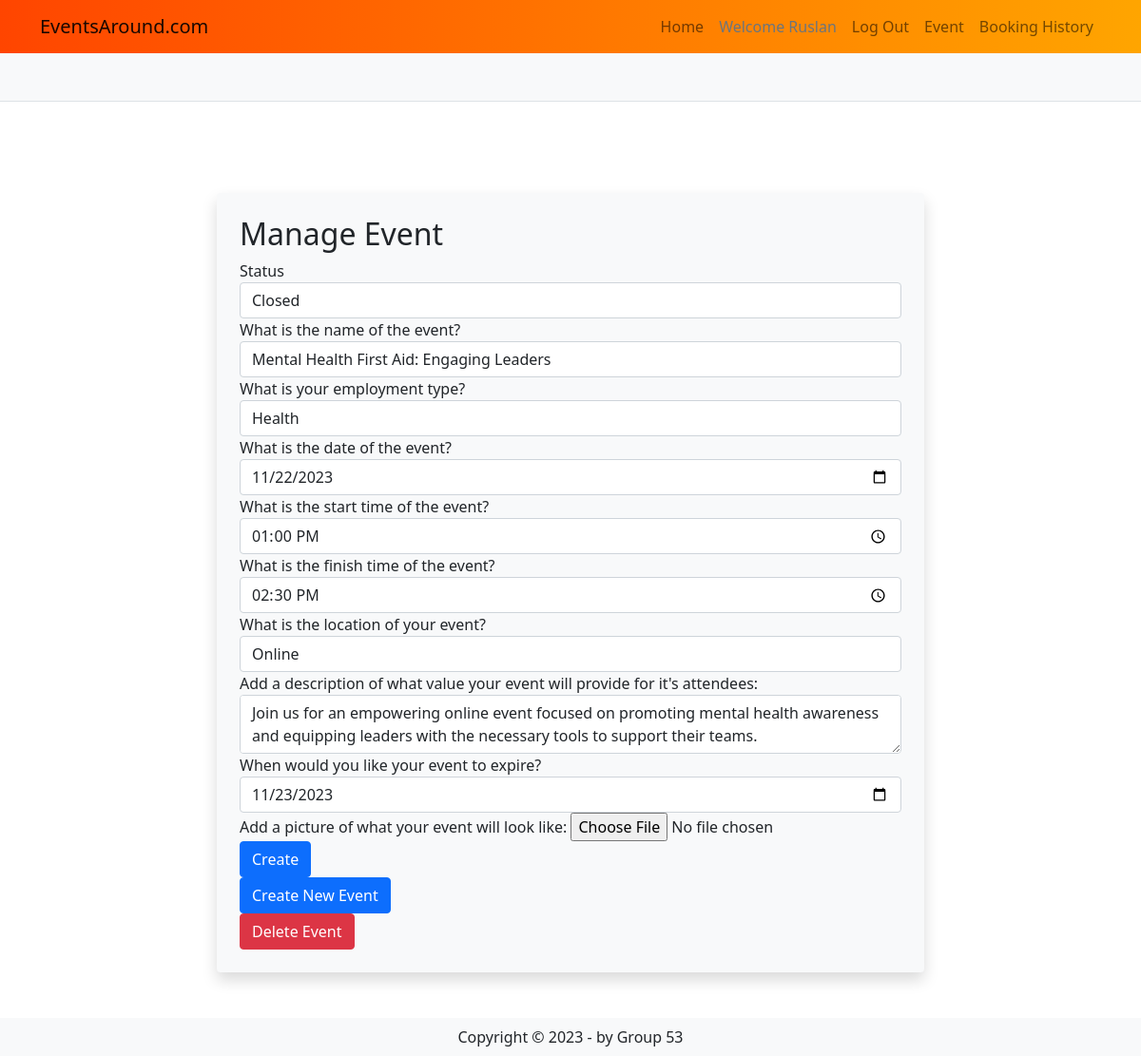
/events/5/manage (signed in), run on an earlier commit of the app's database.
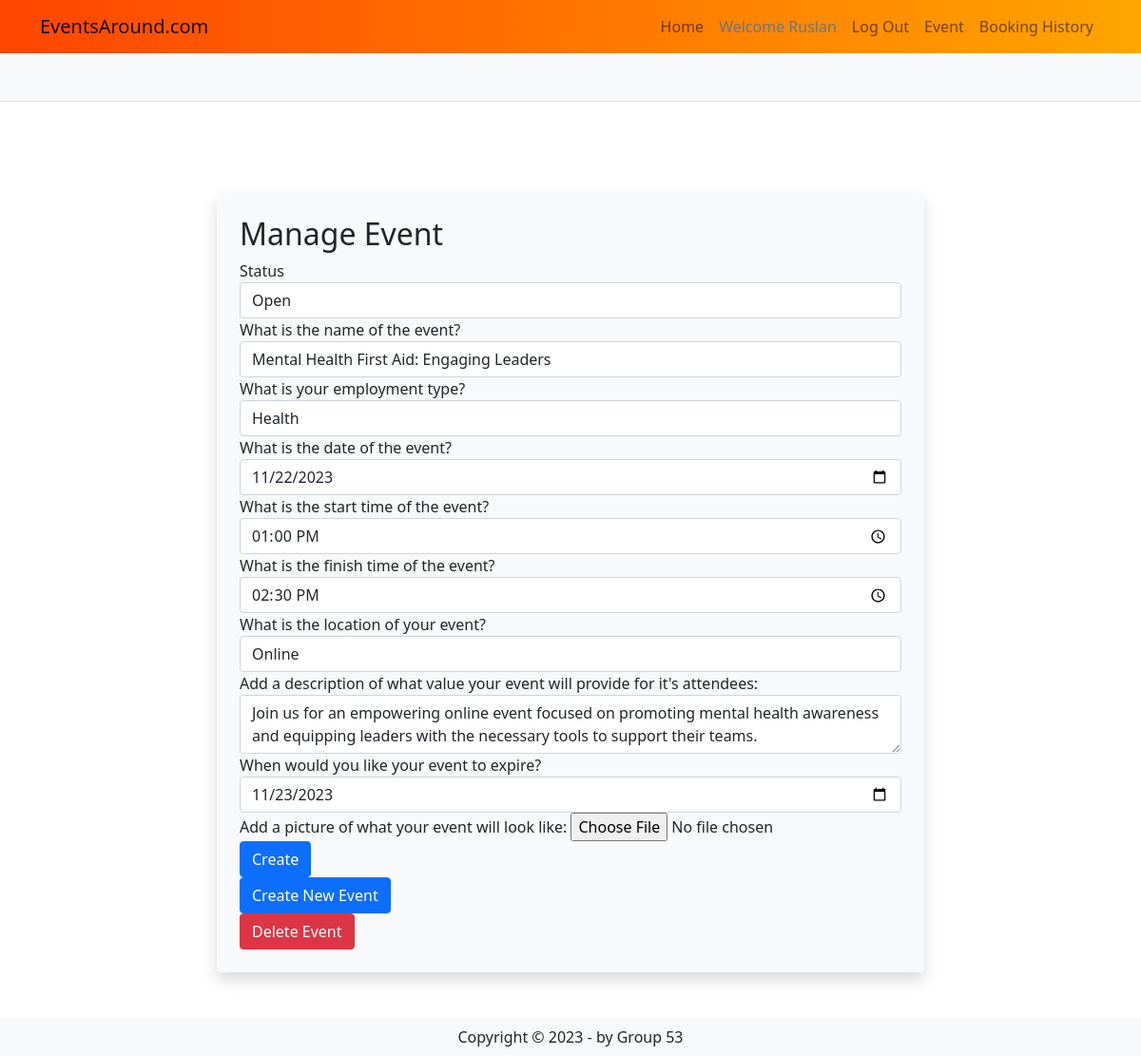
And on a later commit of the database.
### EventsAround/models.py (models this page shows, shortened)
class Event(db.Model):
    __tablename__ = 'events'
    id = db.Column(db.Integer, primary_key=True)
    owner_id = db.Column(db.Integer, db.ForeignKey('users.id'))
    name = db.Column(db.String(80))
    type = db.Column(db.String(20))
    status = db.Column(db.String, default = "Open")
    event_date = db.Column(db.String)
    start_time = db.Column(db.Time)
    end_time = db.Column(db.Time)
    location = db.Column(db.String(80))
    description = db.Column(db.String(200))
    image = db.Column(db.String(400))
    expire_date = db.Column(db.String)
    last_updated = db.Column(db.DateTime, default=datetime.now(), onupdate=datetime.now())
    comments = db.relationship('Comment', backref='event')
    orders = db.relationship('Order', backref='event', foreign_keys='Order.event_id')

### EventsAround/events.py (the view, shortened to what this page needs)
@bp.route('/<int:event_id>/manage', methods=['GET', 'POST'])
@login_required
def manage(event_id):
    event = Event.query.get_or_404(event_id)
    form = EventForm()
    if current_user.id != event.owner_id:
        flash('You do not have permission to manage this event.', 'danger')
        return redirect(url_for('main.index'))
    if request.method == 'GET':
        populate_form_with_event_data(form, event)
    return render_template('events/manage.html', form=form, event=event)

### EventsAround/__init__.py (called while the page is built)
def create_app():
    app=Flask(__name__)  # this is the name of the module/package that is calling this app
    app.debug=True
    app.secret_key='somesecretgoeshere'
    app.config['SQLALCHEMY_DATABASE_URI']='sqlite:///mydbname.sqlite'
    db.init_app(app)
    bootstrap = Bootstrap5(app)
    login_manager = LoginManager()
    login_manager.login_view='auth.login'
    login_manager.init_app(app)
    from .models import User  # importing here to avoid circular references
    @login_manager.user_loader
    def load_user(user_id):
       return User.query.get(int(user_id))
    from . import views
    app.register_blueprint(views.mainbp)
    from . import auth
    app.register_blueprint(auth.bp)
    from . import events
    app.register_blueprint(events.bp)
    from . import orders
    app.register_blueprint(orders.bp)
    return app

### EventsAround/templates/events/manage.html
{% extends 'base.html' %}
{% import "bootstrap4/form.html" as wtf %}
{% block content %}
  <div class="container">
    <div class="row mt-5">
      <div class="col-md-12">
        <div class="container col-md-8 my-5 p-4 bg-light rounded shadow">
          <h2>Manage Event</h2>
          {{wtf.render_form(form)}}
          <a href="{{ url_for('event.create') }}" class="btn btn-primary">Create New Event</a>
          <form method="post" action="{{ url_for('event.delete_event', event_id=event.id) }}">
              <input type="submit" class="btn btn-danger" value="Delete Event">
          </form>
        </div>
      </div>
    </div>
  </div>
{% endblock %}

What changed in the data, as far as the page shows it:
changed Event "Mental Health First Aid: Engaging Leaders": status "Closed" → "Open"
